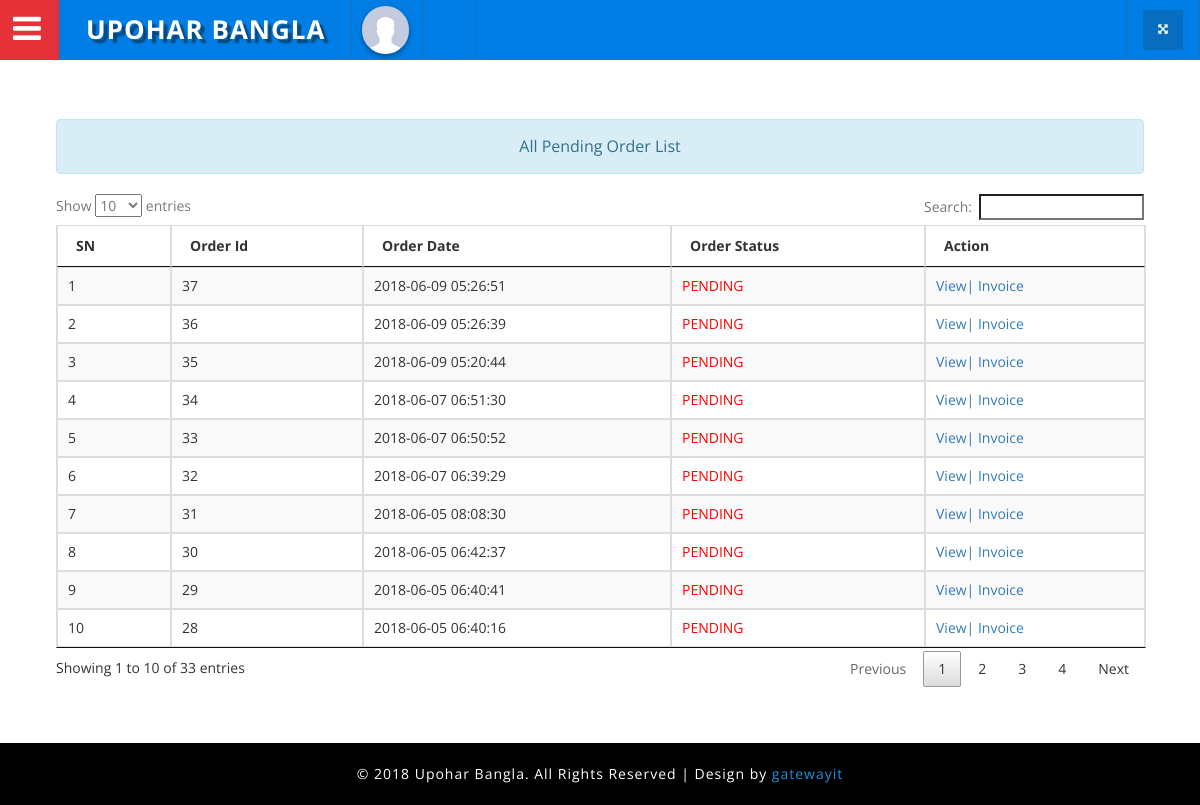
/Super_admin/ManageOrder, run on the app's committed database.
### tables this page shows
CREATE TABLE IF NOT EXISTS `tbl_order` (
  `order_id` int(12) NOT NULL AUTO_INCREMENT,
  `customer_id` int(7) NOT NULL,
  `shipping_id` int(7) NOT NULL,
  `payment_id` int(7) NOT NULL,
  `order_total` float NOT NULL,
  `order_status` varchar(50) NOT NULL DEFAULT 'pending',
  `order_date` timestamp NOT NULL DEFAULT CURRENT_TIMESTAMP,
  PRIMARY KEY (`order_id`)
);

### application/controllers/Super_admin.php (called while the page is built, shortened)
<?php
class Super_admin extends CI_Controller
{
	public function __construct(){
		$this->load->model('Admin_model');
		$this->load->helper('admin_helper');
	}
	public function ManageOrder(){
		$data=array();
		$data['result'] = $this->Admin_model->manage_order();
		$this->load->view('admin/manage_order',$data,'true');
	}
}

### index.php (called while the page is built, shortened)
<?php
require_once BASEPATH.'core/CodeIgniter.php';

### application/models/Admin_model.php (called while the page is built, shortened)
<?php
class Admin_model extends CI_Model{
	public function manage_order(){
		$query = $this->db->select('*')->from('tbl_order')->where('order_status','pending')->order_by('order_id', 'desc')->get()->result();
		return $query;
	}
}
?>

### application/views/admin/manage_order.php (the view, shortened to what this page needs)
<?php include('header.php'); ?>
<div class="inner_content">
	<div class="inner_content_w3_agile_info">
		<div class="agile_top_w3_grids">
			<div class="block-content collapse in ">
                <div class="alert alert-info" style="text-align: center;font-size: 16px;">
                    All Pending Order List
                </div>
                <div class="span12">
                    <table id="sample-table-2" class="table table-striped table-bordered table-hover roni">
                        <thead>
                            <tr>
                                <th>SN</th>
                                <th>Order Id</th>
                                <th>Order Date</th>
                                <th>Order Status</th>
                                <th>Action</th>
                            </tr>
                        </thead>
                        <tbody>
                        	<?php
                        		$i=0;
                        		foreach ($result as $order) {
                                    $i++;
                        	?>
                                <tr>
                                    <td class="center"><?php echo $i;?></td>
                                    <td class="center"><?php echo $order->order_id;?></td>
                                    <td class="center"><?php echo $order->order_date;?></td>
                                    <td class="center" id="status"><?php print $order->order_status;?></td>
                                    <td class="center">
                                        <a href="<?= base_url('Super_admin/ViewOrderDetails/'.$order->order_id) ?>">
                                                View|
                                        </a>
                                        <a href="<?= base_url('Super_admin/CreateInvoice/'.$order->order_id) ?>">
                                                Invoice
                                        </a>
                                    </td>
                                </tr>
                            <?php }?>
                        </tbody>
                    </table>
                </div>
            </div>
		</div>
	</div>
</div>
<?php include('footer.php'); ?>

### assets/admin/css/component.css (style rules this page uses)
*, *:after, *::before { -webkit-box-sizing: border-box; -moz-box-sizing: border-box; box-sizing: border-box; }

### assets/admin/css/circles.css (style rules this page uses)
body { background-color:#ECF0F1; }

### assets/admin/css/style.css (style rules this page uses)
body { margin:0; padding:0; background:#fff; font-family: 'Open Sans', sans-serif; }
input[type="submit"],a,.nbs-flexisel-nav-left,.nbs-flexisel-nav-right { transition:.5s ease-in; -webkit-transition:.5s ease-in; -moz-transition:.5s ease-in; -o-transition:.5s ease-in; -ms-transition:.5s ease-in; }
.inner_content { padding: 4em 4em; }
.inner_content_w3_agile_info { margin-top:4.5em; }
.table > thead > tr > th, .table > tbody > tr > th, .table > tfoot > tr > th, .table > thead > tr > td, .table > tbody > tr > td, .table > tfoot > tr > td { padding: 9px; }
.alert { font-size: 0.85em; }

### application/views/admin/manage_order.php (style rules this page uses)
#status { color:red; text-transform: uppercase; }

### data on the page
tbl_order: order_id "37", order_date "2018-06-09 05:26:51", order_status "PENDING"
tbl_order: order_id "36", order_date "2018-06-09 05:26:39", order_status "PENDING"
tbl_order: order_id "35", order_date "2018-06-09 05:20:44", order_status "PENDING"
tbl_order: order_id "34", order_date "2018-06-07 06:51:30", order_status "PENDING"
tbl_order: order_id "33", order_date "2018-06-07 06:50:52", order_status "PENDING"
tbl_order: order_id "32", order_date "2018-06-07 06:39:29", order_status "PENDING"
tbl_order: order_id "31", order_date "2018-06-05 08:08:30", order_status "PENDING"
tbl_order: order_id "30", order_date "2018-06-05 06:42:37", order_status "PENDING"
tbl_order: order_id "29", order_date "2018-06-05 06:40:41", order_status "PENDING"
tbl_order: order_id "28", order_date "2018-06-05 06:40:16", order_status "PENDING"
